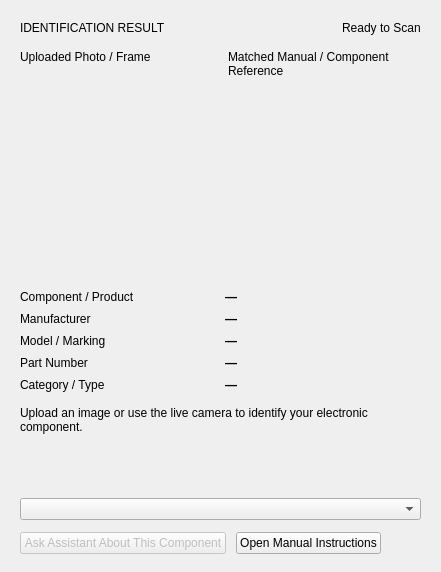
             <widget class="QFrame" name="resultCard">
              <property name="role" stdset="0">
               <string notr="true">card</string>
              </property>
              <layout class="QVBoxLayout" name="resultCardLayout">
               <property name="spacing">
                <number>12</number>
               </property>
               <property name="leftMargin">
                <number>20</number>
               </property>
               <property name="topMargin">
                <number>18</number>
               </property>
               <property name="rightMargin">
                <number>20</number>
               </property>
               <property name="bottomMargin">
                <number>18</number>
               </property>
               <item>
                <layout class="QHBoxLayout" name="resultHeaderRow">
                 <property name="spacing">
                  <number>0</number>
                 </property>
                 <property name="leftMargin">
                  <number>0</number>
                 </property>
                 <property name="topMargin">
                  <number>0</number>
                 </property>
                 <property name="rightMargin">
                  <number>0</number>
                 </property>
                 <property name="bottomMargin">
                  <number>0</number>
                 </property>
                 <item>
                  <widget class="QLabel" name="resultCaption">
                   <property name="text">
                    <string>IDENTIFICATION RESULT</string>
                   </property>
                   <property name="role" stdset="0">
                    <string notr="true">caption</string>
                   </property>
                  </widget>
                 </item>
                 <item>
                  <spacer name="resultSpacer">
                   <property name="orientation">
                    <enum>Qt::Horizontal</enum>
                   </property>
                   <property name="sizeHint" stdset="0">
                    <size>
                     <width>40</width>
                     <height>20</height>
                    </size>
                   </property>
                  </spacer>
                 </item>
                 <item>
                  <widget class="QLabel" name="matchBadge">
                   <property name="text">
                    <string>Ready to Scan</string>
                   </property>
                   <property name="role" stdset="0">
                    <string notr="true">badgeOk</string>
                   </property>
                  </widget>
                 </item>
                </layout>
               </item>
               <item>
                <layout class="QHBoxLayout" name="imageRow" stretch="1,1">
                 <property name="spacing">
                  <number>14</number>
                 </property>
                 <property name="leftMargin">
                  <number>0</number>
                 </property>
                 <property name="topMargin">
                  <number>0</number>
                 </property>
                 <property name="rightMargin">
                  <number>0</number>
                 </property>
                 <property name="bottomMargin">
                  <number>0</number>
                 </property>
                 <item>
                  <widget class="QWidget" name="uploadedBox">
                   <layout class="QVBoxLayout" name="uploadedBoxLayout">
                    <property name="spacing">
                     <number>6</number>
                    </property>
                    <property name="leftMargin">
                     <number>0</number>
                    </property>
                    <property name="topMargin">
                     <number>0</number>
                    </property>
                    <property name="rightMargin">
                     <number>0</number>
                    </property>
                    <property name="bottomMargin">
                     <number>0</number>
                    </property>
                    <item>
                     <widget class="QLabel" name="uploadedCaption">
                      <property name="text">
                       <string>Uploaded Photo / Frame</string>
                      </property>
                      <property name="wordWrap">
                       <bool>true</bool>
                      </property>
                      <property name="alignment">
                       <set>Qt::AlignLeft</set>
                      </property>
                      <property name="role" stdset="0">
                       <string notr="true">caption</string>
                      </property>
                     </widget>
                    </item>
                    <item>
                     <widget class="QFrame" name="uploadedPanel">
                      <property name="role" stdset="0">
                       <string notr="true">imgPanel</string>
                      </property>
                      <layout class="QVBoxLayout" name="uploadedPanelLayout">
                       <property name="spacing">
                        <number>0</number>
                       </property>
                       <property name="leftMargin">
                        <number>6</number>
                       </property>
                       <property name="topMargin">
                        <number>6</number>
                       </property>
                       <property name="rightMargin">
                        <number>6</number>
                       </property>
                       <property name="bottomMargin">
                        <number>6</number>
                       </property>
                       <item>
                        <widget class="QLabel" name="uploadedImage">
                         <property name="text">
                          <string />
                         </property>
                         <property name="alignment">
                          <set>Qt::AlignCenter</set>
                         </property>
                         <property name="minimumSize">
                          <size>
                           <width>0</width>
                           <height>180</height>
                          </size>
                         </property>
                         <property name="maximumSize">
                          <size>
                           <width>16777215</width>
                           <height>180</height>
                          </size>
                         </property>
                        </widget>
                       </item>
                      </layout>
                     </widget>
                    </item>
                   </layout>
                  </widget>
                 </item>
                 <item>
                  <widget class="QWidget" name="matchedBox">
                   <property name="visible">
                    <bool>false</bool>
                   </property>
                   <layout class="QVBoxLayout" name="matchedBoxLayout">
                    <property name="spacing">
                     <number>6</number>
                    </property>
                    <property name="leftMargin">
                     <number>0</number>
                    </property>
                    <property name="topMargin">
                     <number>0</number>
                    </property>
                    <property name="rightMargin">
                     <number>0</number>
                    </property>
                    <property name="bottomMargin">
                     <number>0</number>
                    </property>
                    <item>
                     <widget class="QLabel" name="matchedCaption">
                      <property name="text">
                       <string>Matched Manual / Component Reference</string>
                      </property>
                      <property name="wordWrap">
                       <bool>true</bool>
                      </property>
                      <property name="alignment">
                       <set>Qt::AlignLeft</set>
                      </property>
                      <property name="role" stdset="0">
                       <string notr="true">caption</string>
                      </property>
                     </widget>
                    </item>
                    <item>
                     <widget class="QFrame" name="matchedPanel">
                      <property name="role" stdset="0">
                       <string notr="true">imgPanel</string>
                      </property>
                      <layout class="QVBoxLayout" name="matchedPanelLayout">
                       <property name="spacing">
                        <number>0</number>
                       </property>
                       <property name="leftMargin">
                        <number>6</number>
                       </property>
                       <property name="topMargin">
                        <number>6</number>
                       </property>
                       <property name="rightMargin">
                        <number>6</number>
                       </property>
                       <property name="bottomMargin">
                        <number>6</number>
                       </property>
                       <item>
                        <widget class="QLabel" name="matchedImage">
                         <property name="text">
                          <string />
                         </property>
                         <property name="alignment">
                          <set>Qt::AlignCenter</set>
                         </property>
                         <property name="minimumSize">
                          <size>
                           <width>0</width>
                           <height>180</height>
                          </size>
                         </property>
                         <property name="maximumSize">
                          <size>
                           <width>16777215</width>
                           <height>180</height>
                          </size>
                         </property>
                        </widget>
                       </item>
                      </layout>
                     </widget>
                    </item>
                   </layout>
                  </widget>
                 </item>
                </layout>
               </item>
               <item>
                <widget class="QWidget" name="specsBox">
                 <layout class="QGridLayout" name="specsGrid">
                  <property name="spacing">
                   <number>8</number>
                  </property>
                  <property name="leftMargin">
                   <number>0</number>
                  </property>
                  <property name="topMargin">
                   <number>2</number>
                  </property>
                  <property name="rightMargin">
                   <number>0</number>
                  </property>
                  <property name="bottomMargin">
                   <number>2</number>
                  </property>
                  <item row="0" column="0">
                   <widget class="QLabel" name="productNameCaption">
                    <property name="text">
                     <string>Component / Product</string>
                    </property>
                    <property name="wordWrap">
                     <bool>true</bool>
                    </property>
                    <property name="role" stdset="0">
                     <string notr="true">caption</string>
                    </property>
                   </widget>
                  </item>
                  <item row="0" column="1">
                   <widget class="QLabel" name="productNameValue">
                    <property name="text">
                     <string>—</string>
                    </property>
                    <property name="styleSheet">
                     <string>font-weight: 600;</string>
                    </property>
                   </widget>
                  </item>
                  <item row="1" column="0">
                   <widget class="QLabel" name="manufacturerCaption">
                    <property name="text">
                     <string>Manufacturer</string>
                    </property>
                    <property name="wordWrap">
                     <bool>true</bool>
                    </property>
                    <property name="role" stdset="0">
                     <string notr="true">caption</string>
                    </property>
                   </widget>
                  </item>
                  <item row="1" column="1">
                   <widget class="QLabel" name="manufacturerValue">
                    <property name="text">
                     <string>—</string>
                    </property>
                    <property name="styleSheet">
                     <string>font-weight: 600;</string>
                    </property>
                   </widget>
                  </item>
                  <item row="2" column="0">
                   <widget class="QLabel" name="modelCaption">
                    <property name="text">
                     <string>Model / Marking</string>
                    </property>
                    <property name="wordWrap">
                     <bool>true</bool>
                    </property>
                    <property name="role" stdset="0">
                     <string notr="true">caption</string>
                    </property>
                   </widget>
                  </item>
                  <item row="2" column="1">
                   <widget class="QLabel" name="modelValue">
                    <property name="text">
                     <string>—</string>
                    </property>
                    <property name="styleSheet">
                     <string>font-weight: 600;</string>
                    </property>
                   </widget>
                  </item>
                  <item row="3" column="0">
                   <widget class="QLabel" name="partNumberCaption">
                    <property name="text">
                     <string>Part Number</string>
                    </property>
                    <property name="wordWrap">
                     <bool>true</bool>
                    </property>
                    <property name="role" stdset="0">
                     <string notr="true">caption</string>
                    </property>
                   </widget>
                  </item>
                  <item row="3" column="1">
                   <widget class="QLabel" name="partNumberValue">
                    <property name="text">
                     <string>—</string>
                    </property>
                    <property name="styleSheet">
                     <string>font-weight: 600;</string>
                    </property>
                   </widget>
                  </item>
                  <item row="4" column="0">
                   <widget class="QLabel" name="hardwareTypeCaption">
                    <property name="text">
                     <string>Category / Type</string>
                    </property>
                    <property name="wordWrap">
                     <bool>true</bool>
                    </property>
                    <property name="role" stdset="0">
                     <string notr="true">caption</string>
                    </property>
                   </widget>
                  </item>
                  <item row="4" column="1">
                   <widget class="QLabel" name="hardwareTypeValue">
                    <property name="text">
                     <string>—</string>
                    </property>
                    <property name="styleSheet">
                     <string>font-weight: 600;</string>
                    </property>
                   </widget>
                  </item>
                 </layout>
                </widget>
               </item>
               <item>
                <widget class="QLabel" name="descriptionLabel">
                 <property name="text">
                  <string>Upload an image or use the live camera to identify your electronic component.</string>
                 </property>
                 <property name="wordWrap">
                  <bool>true</bool>
                 </property>
                 <property name="role" stdset="0">
                  <string notr="true">muted</string>
                 </property>
                </widget>
               </item>
               <item>
                <widget class="QLabel" name="matchStatusLabel">
                 <property name="text">
                  <string />
                 </property>
                 <property name="wordWrap">
                  <bool>true</bool>
                 </property>
                 <property name="role" stdset="0">
                  <string notr="true">badgeOk</string>
                 </property>
                 <property name="visible">
                  <bool>false</bool>
                 </property>
                </widget>
               </item>
               <item>
                <widget class="QLabel" name="matchDetailLabel">
                 <property name="text">
                  <string />
                 </property>
                 <property name="wordWrap">
                  <bool>true</bool>
                 </property>
                 <property name="role" stdset="0">
                  <string notr="true">muted</string>
                 </property>
                 <property name="visible">
                  <bool>false</bool>
                 </property>
                </widget>
               </item>
               <item>
                <widget class="QComboBox" name="manualCombo" />
               </item>
               <item>
                <layout class="QHBoxLayout" name="resultButtonsRow">
                 <property name="spacing">
                  <number>10</number>
                 </property>
                 <property name="leftMargin">
                  <number>0</number>
                 </property>
                 <property name="topMargin">
                  <number>0</number>
                 </property>
                 <property name="rightMargin">
                  <number>0</number>
                 </property>
                 <property name="bottomMargin">
                  <number>0</number>
                 </property>
                 <item>
                  <widget class="QPushButton" name="btnAskAboutComponent">
                   <property name="text">
                    <string>Ask Assistant About This Component</string>
                   </property>
                   <property name="kind" stdset="0">
                    <string notr="true">primary</string>
                   </property>
                   <property name="enabled">
                    <bool>false</bool>
                   </property>
                   <property name="cursor">
                    <cursorShape>PointingHandCursor</cursorShape>
                   </property>
                   <property name="icon">
                    <iconset>icons/message-square__060907.svg<normaloff>icons/message-square__060907.svg</normaloff>
                    </iconset>
                   </property>
                   <property name="iconSize">
                    <size>
                     <width>14</width>
                     <height>14</height>
                    </size>
                   </property>
                  </widget>
                 </item>
                 <item>
                  <widget class="QPushButton" name="btnOpenManualInstructions">
                   <property name="text">
                    <string>Open Manual Instructions</string>
                   </property>
                   <property name="kind" stdset="0">
                    <string notr="true">secondary</string>
                   </property>
                   <property name="cursor">
                    <cursorShape>PointingHandCursor</cursorShape>
                   </property>
                   <property name="icon">
                    <iconset>icons/book-open__10B981.svg<normaloff>icons/book-open__10B981.svg</normaloff>
                    </iconset>
                   </property>
                   <property name="iconSize">
                    <size>
                     <width>14</width>
                     <height>14</height>
                    </size>
                   </property>
                  </widget>
                 </item>
                 <item>
                  <spacer name="resultBtnSpacer">
                   <property name="orientation">
                    <enum>Qt::Horizontal</enum>
                   </property>
                   <property name="sizeHint" stdset="0">
                    <size>
                     <width>40</width>
                     <height>20</height>
                    </size>
                   </property>
                  </spacer>
                 </item>
                </layout>
               </item>
              </layout>
             </widget>
